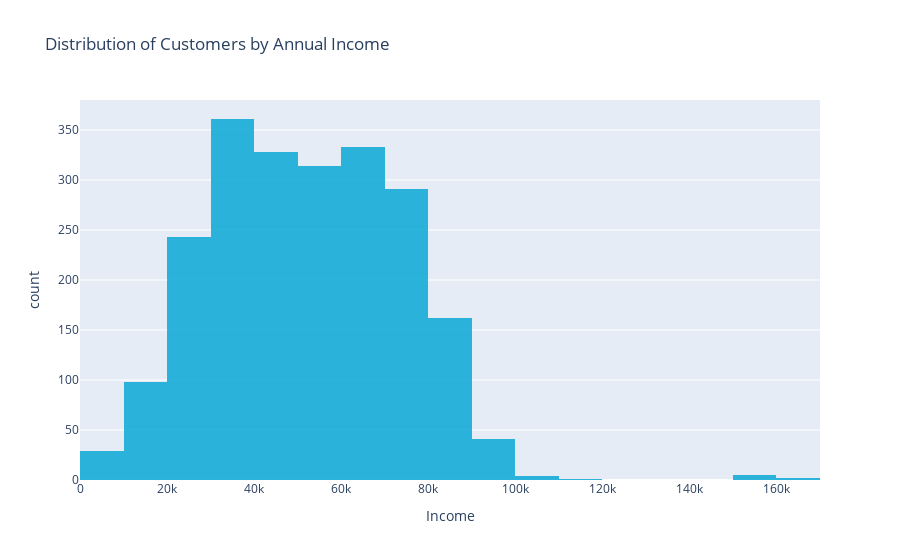

Write notebook code for a chart like this one.
### Code cell
fig = px.histogram(data_frame=df, x='Income',opacity=0.9, color_discrete_sequence=['#18acd9'], nbins=20, title='Distribution of Customers by Annual Income')
fig.show()

### Figure 1 — Plotly figure (JSON) as saved in the notebook; plotly's stock layout.template omitted (floating-point values rounded to 4 significant figures; data arrays with more than 128 entries replaced by an {"elided": "..."} marker saying what was removed)
{"data": [{"alignmentgroup": "True", "bingroup": "x", "hovertemplate": "Income=%{x}<br>count=%{y}<extra></extra>", "legendgroup": "", "marker": {"color": "#18acd9", "opacity": 0.9, "pattern": {"shape": ""}}, "name": "", "nbinsx": 20, "offsetgroup": "", "orientation": "v", "showlegend": false, "type": "histogram", "x": {"elided": "2212 int values"}, "xaxis": "x", "yaxis": "y"}], "layout": {"barmode": "relative", "legend": {"tracegroupgap": 0}, "title": {"text": "Distribution of Customers by Annual Income"}, "xaxis": {"anchor": "y", "domain": [0, 1], "title": {"text": "Income"}}, "yaxis": {"anchor": "x", "domain": [0, 1], "title": {"text": "count"}}}}
